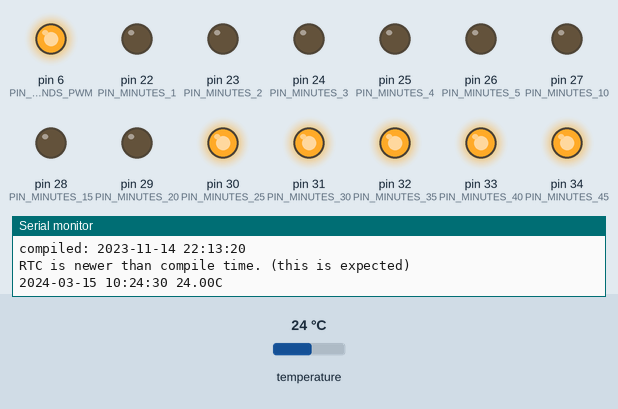
This sketch was run on a simulated Arduino Mega 2560, built with avr-gcc and run on an emulated ATmega2560. Shown: output pins drawn as LEDs (lit = HIGH), the last lines printed to the serial monitor. Inputs (shaded band) come from the test bench; at power-on: temperature 24 °C. The local clock reads 2024-03-15 10:24:30 at power-on unless the sketch sets it.

Above: at 0.1 s.
At 1.1 s:
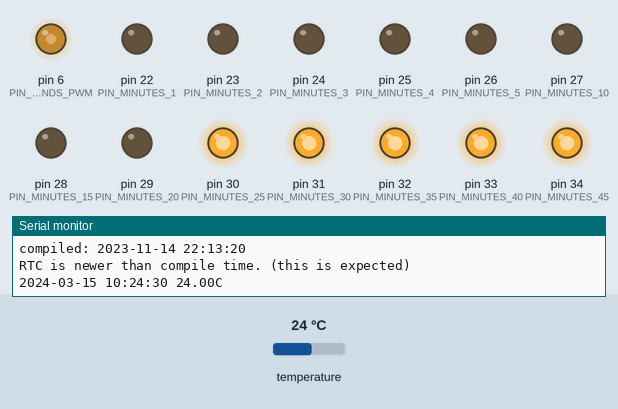
At 13.1 s:
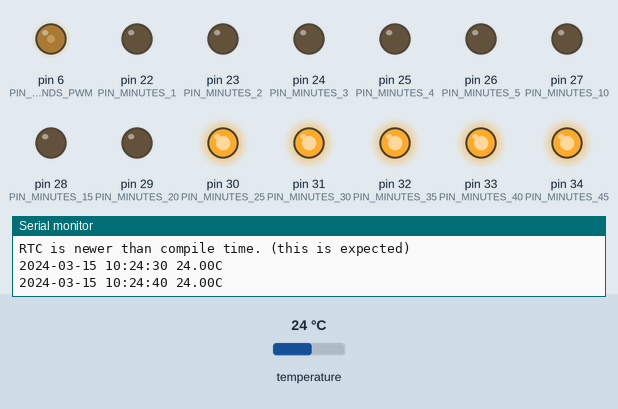
At 25.1 s:
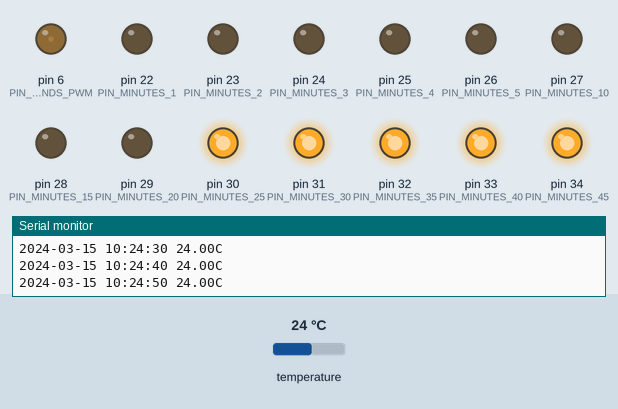
At 38.1 s:
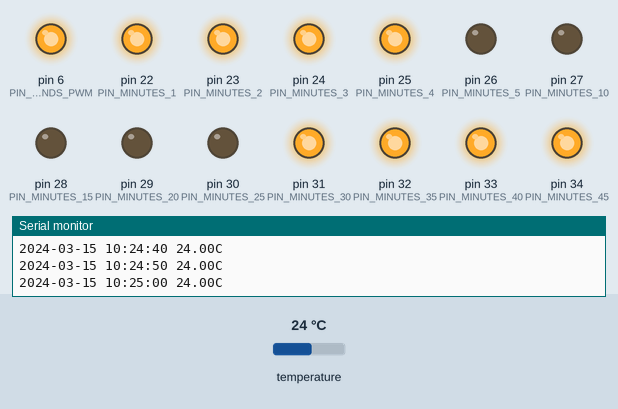
Timing chart, 0 to 40.0 s (numbered marks = the images above):
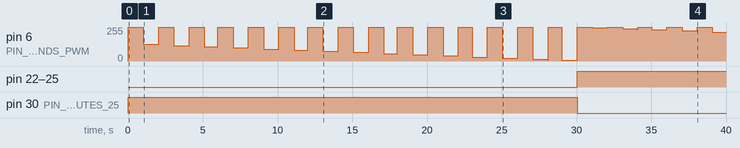

Measured:
- by itself, pin 22 (PIN_MINUTES_1), pin 23 (PIN_MINUTES_2), pin 24 (PIN_MINUTES_3), pin 25 (PIN_MINUTES_4): LOW → HIGH at 30.0 s
- by itself, pin 30 (PIN_MINUTES_25): HIGH → LOW at 30.0 s

The sketch:

blnuhr_led.ino
```cpp
// file: blnuhr_led


// CONNECTIONS
// -----------
// DS3231 SDA --> SDA
// DS3231 SCL --> SCL
// DS3231 VCC --> 3.3v or 5v
// DS3231 GND --> GND


// LIBRARIES
// ---------
// https://github.com/Makuna/Rtc/wiki/RtcDS3231-object

#include <Wire.h>
#include <RtcDS3231.h>

#define REPORTING_INTERVAL_S 10

//#define UPDATE_INTERVAL_MS 10000 // ten seconds
//#define UPDATE_INTERVAL_MS 2000 // two seconds
#define UPDATE_INTERVAL_MS 100 // one-tenth second
//#define UPDATE_INTERVAL_MS 1000 // one second

#define PIN_SECONDS_PWM   6
#define PIN_MINUTES_1    22
#define PIN_MINUTES_2    23
#define PIN_MINUTES_3    24
#define PIN_MINUTES_4    25
#define PIN_MINUTES_5    26
#define PIN_MINUTES_10   27
#define PIN_MINUTES_15   28
#define PIN_MINUTES_20   29
#define PIN_MINUTES_25   30
#define PIN_MINUTES_30   31
#define PIN_MINUTES_35   32
#define PIN_MINUTES_40   33
#define PIN_MINUTES_45   34
#define PIN_MINUTES_50   35
#define PIN_MINUTES_55   36
#define PIN_HOURS_1      38
#define PIN_HOURS_2      39
#define PIN_HOURS_3      40
#define PIN_HOURS_4      41
#define PIN_HOURS_5      42
#define PIN_HOURS_10     43
#define PIN_HOURS_15     44
#define PIN_HOURS_20     45

int first_flag = 1;
long micros_offset = 0;
RtcDS3231<TwoWire> Rtc(Wire);

void setup()
{
    pinMode(PIN_SECONDS_PWM, OUTPUT);
    pinMode(PIN_MINUTES_1, OUTPUT);
    pinMode(PIN_MINUTES_2, OUTPUT);
    pinMode(PIN_MINUTES_3, OUTPUT);
    pinMode(PIN_MINUTES_4, OUTPUT);
    pinMode(PIN_MINUTES_5, OUTPUT);
    pinMode(PIN_MINUTES_10, OUTPUT);
    pinMode(PIN_MINUTES_15, OUTPUT);
    pinMode(PIN_MINUTES_20, OUTPUT);
    pinMode(PIN_MINUTES_25, OUTPUT);
    pinMode(PIN_MINUTES_30, OUTPUT);
    pinMode(PIN_MINUTES_35, OUTPUT);
    pinMode(PIN_MINUTES_40, OUTPUT);
    pinMode(PIN_MINUTES_45, OUTPUT);
    pinMode(PIN_MINUTES_50, OUTPUT);
    pinMode(PIN_MINUTES_55, OUTPUT);
    pinMode(PIN_HOURS_1, OUTPUT);
    pinMode(PIN_HOURS_2, OUTPUT);
    pinMode(PIN_HOURS_3, OUTPUT);
    pinMode(PIN_HOURS_4, OUTPUT);
    pinMode(PIN_HOURS_5, OUTPUT);
    pinMode(PIN_HOURS_10, OUTPUT);
    pinMode(PIN_HOURS_15, OUTPUT);
    pinMode(PIN_HOURS_20, OUTPUT);

    Rtc.Begin();

    RtcDateTime compiled = RtcDateTime(__DATE__, __TIME__);

    // Setup Serial connection
    Serial.begin(115200);

    Serial.print("compiled: ");
    printDateTime(compiled);
    Serial.println("");

    if (!Rtc.IsDateTimeValid())
    {
        // Common Causes:
        //    1) first time you ran and the device wasn't running yet
        //    2) the battery on the device is low or even missing

        Serial.println("RTC lost confidence in the DateTime!");

        // following line sets the RTC to the date & time this sketch was compiled
        // it will also reset the valid flag internally unless the Rtc device is
        // having an issue

        Rtc.SetDateTime(compiled);
        setLights(compiled);
    }

    if (!Rtc.GetIsRunning())
    {
        Serial.println("RTC was not actively running, starting now");
        Rtc.SetIsRunning(true);
    }

    RtcDateTime now = Rtc.GetDateTime();
    if (now < compiled)
    {
        Serial.println("RTC is older than compile time!  (Updating DateTime)");
        Rtc.SetDateTime(compiled);
    }
    else if (now > compiled)
    {
        Serial.println("RTC is newer than compile time. (this is expected)");
    }
    else if (now == compiled)
    {
        Serial.println("RTC is the same as compile time! (not expected but all is fine)");
    }

    // never assume the Rtc was last configured by you, so
    // just clear them to your needed state
    Rtc.Enable32kHzPin(false);
    Rtc.SetSquareWavePin(DS3231SquareWavePin_ModeNone);

    setLights(now);
}

void loop ()
{
    if (!Rtc.IsDateTimeValid())
    {
        // Common Causes:
        //    1) the battery on the device is low or even missing and the power line was disconnected
        Serial.println("RTC lost confidence in the DateTime!");
    }

    RtcDateTime now = Rtc.GetDateTime();
    if (now.Second() % REPORTING_INTERVAL_S == 0) {
      if (first_flag) {
        printDateTime(now);
        // Serial.println();
        Serial.print(" ");

        RtcTemperature temp = Rtc.GetTemperature();
        temp.Print(Serial);
        Serial.println("C");
        // you may also get the temperature as a float and print it
        // Serial.print(temp.AsFloatDegC());
        // Serial.println("C");
        first_flag = 0;

        if (micros_offset == 0) {
          micros_offset = micros();
        }
      }
    } else {
      first_flag = 1;
    }

    //printDiagnosticBlnuhr(now);
    setLights(now);
    delay(UPDATE_INTERVAL_MS);
}


void printDiagnosticBlnuhr(RtcDateTime now) {
  // diagnostic output in blnuhr format
  Serial.println("-----------------");
  Serial.print(now.Hour());
  Serial.print(" ");
  Serial.print(now.Hour()>4);
  Serial.print(now.Hour()>9);
  Serial.print(now.Hour()>14);
  Serial.print(now.Hour()>19);
  Serial.println();

  Serial.print(now.Hour());
  Serial.print(" ");
  Serial.print(now.Hour()%5>0);
  Serial.print(now.Hour()%5>1);
  Serial.print(now.Hour()%5>2);
  Serial.print(now.Hour()%5>3);
  Serial.println();
  Serial.print(now.Minute());
  Serial.print(" ");

  Serial.print(now.Minute()>4);
  Serial.print(now.Minute()>9);
  Serial.print(now.Minute()>14);
  Serial.print(now.Minute()>19);
  Serial.print(now.Minute()>24);
  Serial.print(now.Minute()>29);
  Serial.print(now.Minute()>34);
  Serial.print(now.Minute()>39);
  Serial.print(now.Minute()>44);
  Serial.print(now.Minute()>49);
  Serial.print(now.Minute()>54);
  Serial.println();

  Serial.print(now.Minute());
  Serial.print(" ");
  Serial.print(now.Minute()%5>0);
  Serial.print(now.Minute()%5>1);
  Serial.print(now.Minute()%5>2);
  Serial.print(now.Minute()%5>3);
  Serial.println();
}

void setLights(RtcDateTime now) {
  int strobe = 0;
  long mu;
  int pwm;
  int h, m;

  // strobe the seconds LED on/off, 2s cycle
  mu = micros() - micros_offset;
  strobe = long(mu/1000000.) % 2;

  // 255 is off, 0 is on
  // strobe on/off, saw-tooth when on, brightest at end of each minute
  pwm = 255 - strobe*int(now.Second()*255.0/60.);  // saw-tooth

  analogWrite(PIN_SECONDS_PWM, pwm);
  // digitalWrite(PIN_SECONDS, now.Second()%2);

  // this is the blnuhr display protocol
  h = now.Hour();
  m = now.Minute();
  digitalWrite(PIN_HOURS_5,    !(h>4));
  digitalWrite(PIN_HOURS_10,   !(h>9));
  digitalWrite(PIN_HOURS_15,   !(h>14));
  digitalWrite(PIN_HOURS_20,   !(h>19));

  digitalWrite(PIN_HOURS_1,    !(h%5>1));
  digitalWrite(PIN_HOURS_2,    !(h%5>1));
  digitalWrite(PIN_HOURS_3,    !(h%5>2));
  digitalWrite(PIN_HOURS_4,    !(h%5>3));

  digitalWrite(PIN_MINUTES_5,  !(m>4));
  digitalWrite(PIN_MINUTES_10, !(m>9));
  digitalWrite(PIN_MINUTES_15, !(m>14));
  digitalWrite(PIN_MINUTES_20, !(m>19));
  digitalWrite(PIN_MINUTES_25, !(m>24));
  digitalWrite(PIN_MINUTES_30, !(m>29));
  digitalWrite(PIN_MINUTES_35, !(m>34));
  digitalWrite(PIN_MINUTES_40, !(m>39));
  digitalWrite(PIN_MINUTES_45, !(m>44));
  digitalWrite(PIN_MINUTES_50, !(m>49));
  digitalWrite(PIN_MINUTES_55, !(m>54));

  digitalWrite(PIN_MINUTES_1,  !(m%5>0));
  digitalWrite(PIN_MINUTES_2,  !(m%5>1));
  digitalWrite(PIN_MINUTES_3,  !(m%5>2));
  digitalWrite(PIN_MINUTES_4,  !(m%5>3));
}

#define countof(a) (sizeof(a) / sizeof(a[0]))

void printDateTime(const RtcDateTime& dt)
{
    char datestring[20];

    snprintf_P(datestring,
            countof(datestring),
            //PSTR("%04u-%02u-%02uT%02u:%02u:%02u"),        // strict ISO8601
            PSTR("%04u-%02u-%02u %02u:%02u:%02u"),          // relaxed ISO8601
            dt.Year(),
            dt.Month(),
            dt.Day(),
            dt.Hour(),
            dt.Minute(),
            dt.Second() );
    Serial.print(datestring);
}
```
